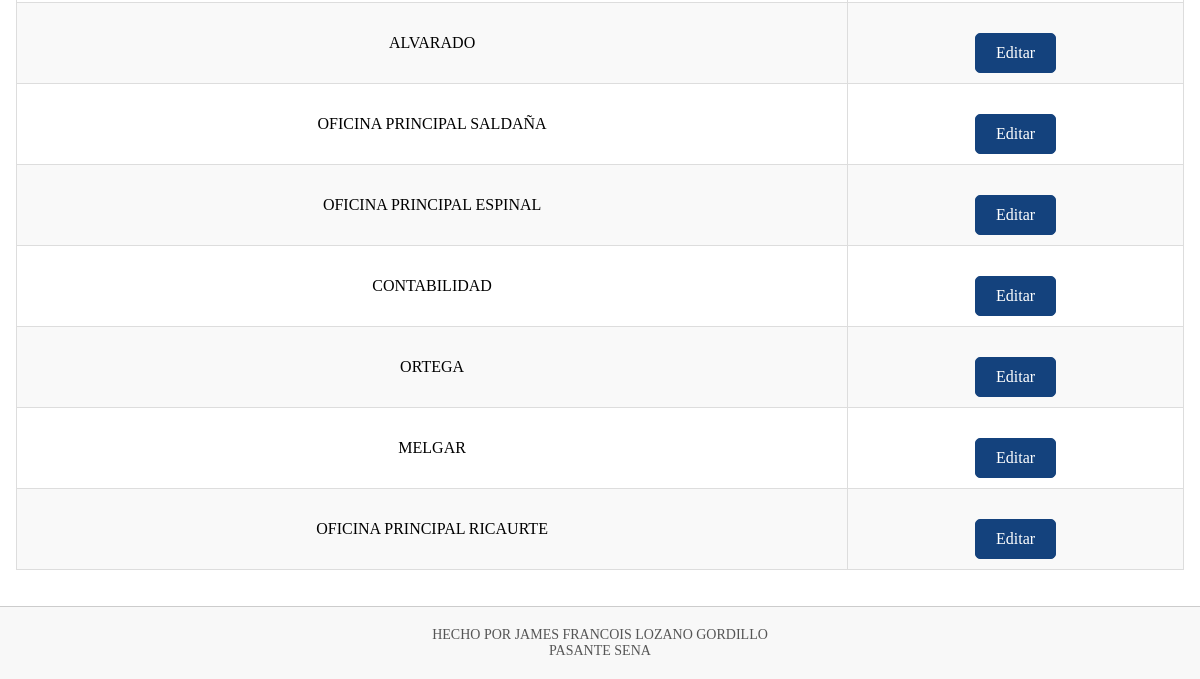
Page /Lista_Areas/ (lower part) on the earlier database version.
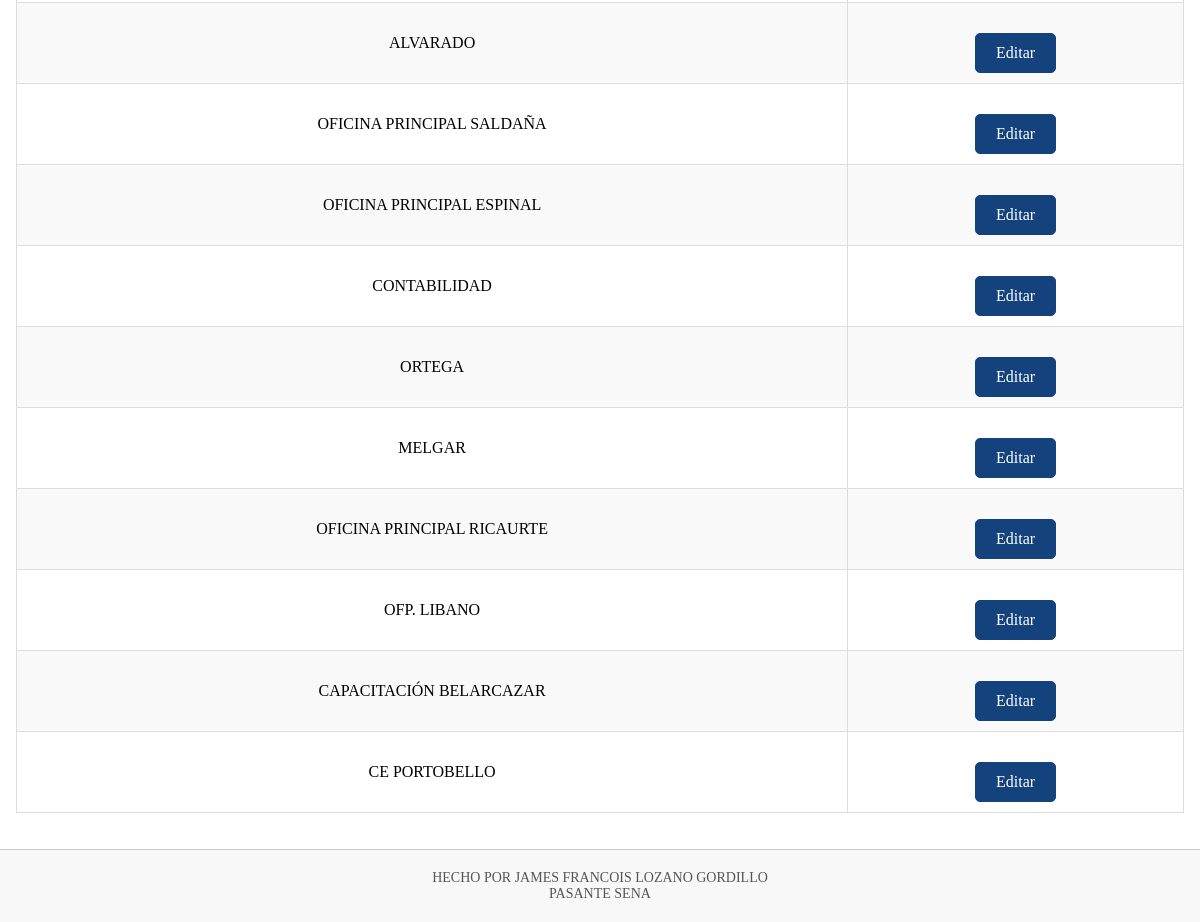
Same page on the later database version.
### Datos/models.py (models this page shows, shortened)
class Area(models.Model):
    nombre = models.CharField(max_length=50)

### Datos/views.py (the view)
# urls.py: path('Lista_Areas/', views.Lista_Areas, name='Lista_Areas'),
def Lista_Areas(request):
    item = Area.objects.all()
    return render(request, 'vista/lista_Areas.html', {
        'item':item,
    })

### Datos/templates/vista/lista_Areas.html (shortened to what this page needs)
{% extends 'layouts/base.html' %}
{% block content %}
<br>
<br>
{% load static %}
<!DOCTYPE html>
<html lang="es">
<head>
    <link rel="stylesheet" type="text/css" href="{% static 'CSS/ALL.css' %}">
</head>
<body>
    <br>
    <br>
    <table border="1">
        <tbody>
            {% for item in item %}
            <tr>
                <td>{{ item.nombre }}</td>
                <td>
                    <a href="{% url 'Editar_Area' item.id %}" class="btn">Editar</a>
                </td>
            </tr>
            {% empty %}
            <tr>
                <td colspan="3">No se encontraron resultados.</td>
            </tr>
            {% endfor %}
        </tbody>
    </table>
</body>
</html>
{% endblock %}

Differences in the rows shown:
added Area: nombre "OFP. LIBANO"
added Area: nombre "CAPACITACIÓN BELARCAZAR"
added Area: nombre "CE PORTOBELLO"
